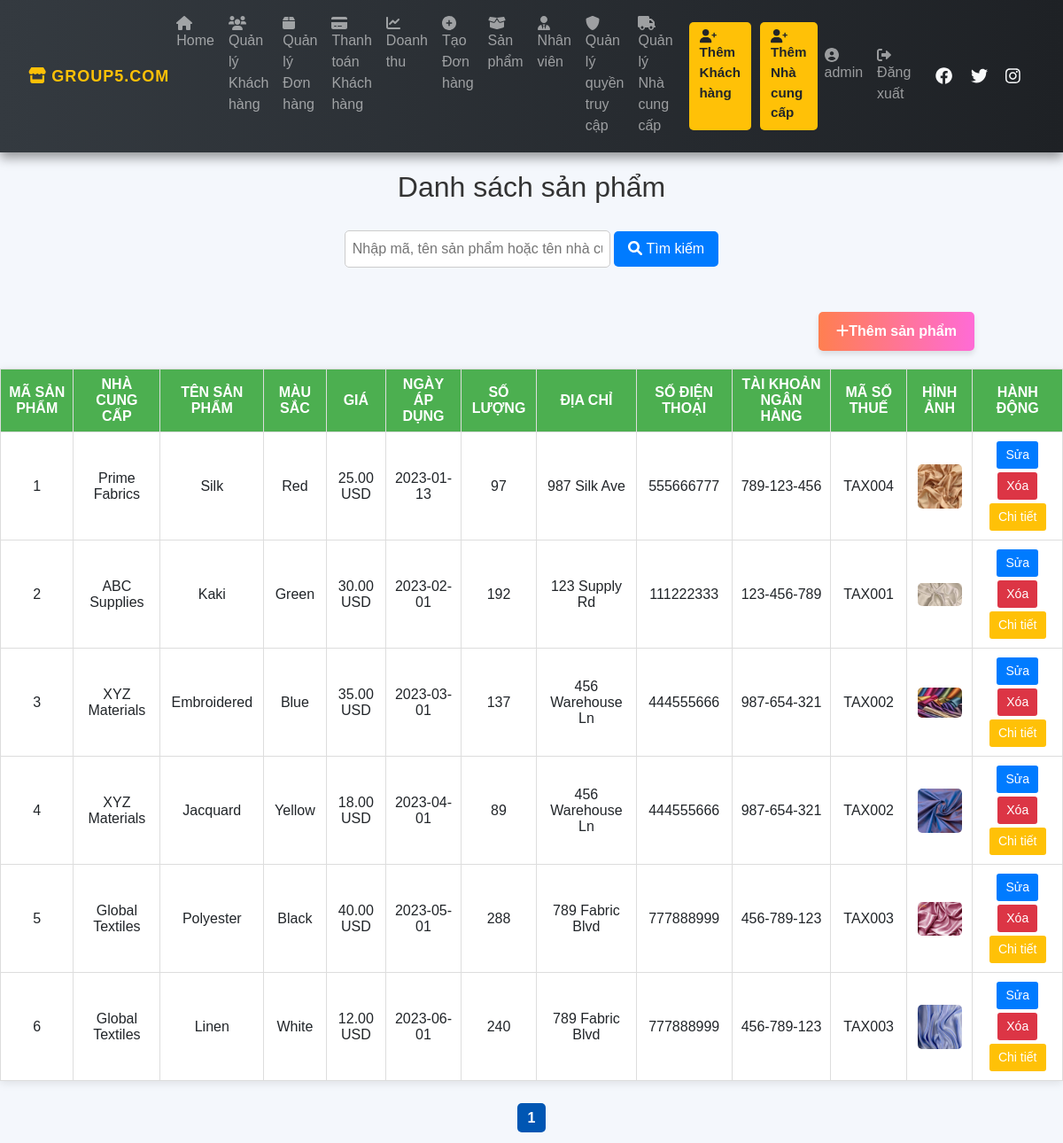
/product_manager.php (signed in), run on the app's committed database.
### tables this page shows
CREATE TABLE `category` (
  `CCode` int(11) NOT NULL,
  `Name` varchar(100) DEFAULT NULL,
  `Color` varchar(50) DEFAULT NULL,
  `RemainQuantity` int(11) DEFAULT NULL,
  `Price` decimal(10,2) DEFAULT NULL,
  `AppliedDate` date DEFAULT NULL,
  `SCode` int(11) DEFAULT NULL,
  `img` varchar(255) DEFAULT NULL
);

CREATE TABLE `supplier` (
  `SCode` int(11) NOT NULL,
  `Name` varchar(100) DEFAULT NULL,
  `Address` varchar(200) DEFAULT NULL,
  `BankAccount` varchar(50) DEFAULT NULL,
  `TaxCode` varchar(50) DEFAULT NULL,
  `Phone` varchar(15) DEFAULT NULL,
  `ECode` int(11) DEFAULT NULL
);

### product_manager.php (the view, shortened to what this page needs)
<?php
include 'connect.php';
$productsPerPage = 10;
$page = isset($_GET['page']) && is_numeric($_GET['page']) ? (int)$_GET['page'] : 1;
$offset = ($page - 1) * $productsPerPage;
$search = isset($_GET['search']) ? trim($_GET['search']) : '';
$totalProductsStmt = $conn->prepare("SELECT COUNT(*) FROM category c
                                     LEFT JOIN supplier s ON c.SCode = s.SCode
                                     WHERE c.Name LIKE :search OR c.CCode LIKE :search
                                     OR s.Name LIKE :search OR s.Phone LIKE :search");
$totalProductsStmt->execute([':search' => "%$search%"]);
$totalProducts = $totalProductsStmt->fetchColumn();
$totalPages = ceil($totalProducts / $productsPerPage);
$sql = "SELECT
            c.CCode, c.Name AS ProductName, c.Color, c.Price, c.AppliedDate, c.RemainQuantity, c.img,
            s.SCode, s.Name AS SupplierName, s.Address, s.Phone, s.BankAccount, s.TaxCode
        FROM category c
        LEFT JOIN supplier s ON c.SCode = s.SCode
        WHERE c.Name LIKE :search OR c.CCode LIKE :search
        OR s.Name LIKE :search OR s.Phone LIKE :search
        LIMIT :offset, :productsPerPage";
$stmt = $conn->prepare($sql);
$stmt->bindValue(':search', "%$search%", PDO::PARAM_STR);
$stmt->bindValue(':offset', $offset, PDO::PARAM_INT);
$stmt->bindValue(':productsPerPage', $productsPerPage, PDO::PARAM_INT);
$stmt->execute();
$products = $stmt->fetchAll(PDO::FETCH_ASSOC);
include 'nav.php';
?>
<!DOCTYPE html>
<html lang="vi">
<head>
    <link rel="stylesheet" href="product_manager.css">
</head>
<body>
    <h2>Danh sách sản phẩm</h2>
    <div class="search-container">
        <form method="GET" action="product_manager.php">
            <input type="text" name="search" value="<?= htmlspecialchars($search); ?>" placeholder="Nhập mã, tên sản phẩm hoặc tên nhà cung cấp">
            <button type="submit"><i class="fa fa-search"></i> Tìm kiếm</button>
        </form>
    </div>
    <a href="add_fabric_types.php?CCode=" class="btn-add"><i class="fas fa-plus"></i>Thêm sản phẩm</a>
    <table>
        <thead>
            <tr>
                <th>Mã sản phẩm</th>
                <th>Nhà cung cấp</th>
                <th>Tên sản phẩm</th>
                <th>Màu sắc</th>
                <th>Giá</th>
                <th>Ngày áp dụng</th>
                <th>Số lượng</th>
                <th>Địa chỉ</th>
                <th>Số điện thoại</th>
                <th>Tài khoản ngân hàng</th>
                <th>Mã số thuế</th>
                <th>Hình ảnh</th>
                <th>Hành động</th>
            </tr>
        </thead>
        <tbody>
            <?php if (count($products) > 0): ?>
                <?php foreach ($products as $product): ?>
                    <tr>
                        <td><?= htmlspecialchars($product['CCode']); ?></td>
                        <td><?= htmlspecialchars($product['SupplierName']); ?></td>
                        <td><?= htmlspecialchars($product['ProductName']); ?></td>
                        <td><?= htmlspecialchars($product['Color']); ?></td>
                        <td><?= number_format($product['Price'], 2); ?> USD</td>
                        <td><?= htmlspecialchars($product['AppliedDate']); ?></td>
                        <td><?= htmlspecialchars($product['RemainQuantity']); ?></td>
                        <td><?= htmlspecialchars($product['Address']); ?></td>
                        <td><?= htmlspecialchars($product['Phone']); ?></td>
                        <td><?= htmlspecialchars($product['BankAccount']); ?></td>
                        <td><?= htmlspecialchars($product['TaxCode']); ?></td>
                        <td>
                            <?php if ($product['img']): ?>
                                <img src="img/<?= htmlspecialchars($product['img']); ?>" alt="Hình ảnh sản phẩm" width="50">
                            <?php else: ?>
                                <p>Chưa có hình ảnh</p>
                            <?php endif; ?>
                        </td>
                        <td>
                            <a href="edit_product.php?edit=<?= $product['CCode']; ?>" class="btn btn-edit">Sửa</a>
                            <a href="javascript:void(0);" onclick="confirmDelete('product_manager.php?delete=<?= $product['CCode']; ?>&page=<?= $page ?>')" class="btn btn-danger">Xóa</a>
                            <?php if ($product['SCode']): ?>
                                <a href="supplier_details.php?SCode=<?= $product['SCode']; ?>" class="btn btn-warning">Chi tiết</a>
                            <?php endif; ?>
                        </td>
                    </tr>
                <?php endforeach; ?>
            <?php else: ?>
                <tr>
                    <td colspan="13">Không tìm thấy sản phẩm nào phù hợp.</td>
                </tr>
            <?php endif; ?>
        </tbody>
    </table>
    <ul class="pagination">
        <?php for ($i = 1; $i <= $totalPages; $i++): ?>
            <li>
                <a href="?search=<?= urlencode($search); ?>&page=<?= $i; ?>" class="<?= $i == $page ? 'active' : ''; ?>">
                    <?= $i; ?>
                </a>
            </li>
        <?php endfor; ?>
    </ul>
</body>
</html>

### product_manager.css (style rules this page uses)
body { font-family: 'Arial', sans-serif; background-color: #f4f7fc; margin: 0; padding: 0; }
h2 { text-align: center; color: #333; margin-top: 20px; }
table { width: 90%; margin: 30px auto; border-collapse: collapse; box-shadow: 0 2px 10px rgba(0, 0, 0, 0.1); background-color: white; }
th, td { padding: 10px 15px; text-align: center; border: 1px solid #ddd; }
th { background-color: #4CAF50; color: white; text-transform: uppercase; }
img { border-radius: 5px; transition: transform 0.2s ease-in-out; }
a { color: #007bff; text-decoration: none; transition: color 0.3s ease; }
.btn { padding: 8px 15px; background-color: #28a745; color: white; border: none; border-radius: 5px; cursor: pointer; transition: background-color 0.3s ease; }
.btn-danger { background-color: #dc3545; }

### product_manager.php (style rules this page uses)
table { width: 100%; border-collapse: collapse; }
th, td { border: 1px solid #ddd; padding: 8px; text-align: center; }
img { border-radius: 5px; }
.btn { padding: 5px 10px; margin: 2px; border-radius: 3px; text-decoration: none; font-size: 14px; text-align: center; cursor: pointer; display: inline-block; }
.btn-edit { background-color: #007bff; }
.btn-danger { background-color: #dc3545; color: white; }
.btn-warning { background-color: #ffc107; color: white; }
.pagination { display: flex; justify-content: center; list-style-type: none; padding: 0; }
.pagination li { margin: 0 5px; }
.pagination a { padding: 8px 12px; text-decoration: none; background-color: #007bff; color: white; border-radius: 5px; }
.pagination .active { font-weight: bold; background-color: #0056b3; }
.search-container { margin: 30px; text-align: center; }
.search-container input[type="text"] { width: 300px; padding: 8px; font-size: 16px; border: 1px solid #ccc; border-radius: 5px; }
.search-container button { padding: 8px 16px; font-size: 16px; background-color: #007bff; color: white; border: none; border-radius: 5px; cursor: pointer; }
.btn-add { margin: 20px 100px; padding: 10px 20px; background: linear-gradient(to right, #ff7f50, #ff6bd6); color: white; font-weight: bold; border: none; border-radius: 5px; cursor: pointer; transition: background 0.3s ease, transform 0.2s; float: right; box-shadow: 0 4px 6px rgba(0, 0, 0, 0.1); }

### data on the page
category: CCode "1", SCode.Name "Prime Fabrics", Name "Silk", Color "Red", Price "25.00", AppliedDate "2023-01-13", RemainQuantity "97", SCode.Address "987 Silk Ave", SCode.Phone "555666777", SCode.BankAccount "789-123-456", SCode.TaxCode "TAX004", img (picture)
category: CCode "2", SCode.Name "ABC Supplies", Name "Kaki", Color "Green", Price "30.00", AppliedDate "2023-02-01", RemainQuantity "192", SCode.Address "123 Supply Rd", SCode.Phone "111222333", SCode.BankAccount "123-456-789", SCode.TaxCode "TAX001", img (picture)
category: CCode "3", SCode.Name "XYZ Materials", Name "Embroidered", Color "Blue", Price "35.00", AppliedDate "2023-03-01", RemainQuantity "137", SCode.Address "456 Warehouse Ln", SCode.Phone "444555666", SCode.BankAccount "987-654-321", SCode.TaxCode "TAX002", img (picture)
category: CCode "4", SCode.Name "XYZ Materials", Name "Jacquard", Color "Yellow", Price "18.00", AppliedDate "2023-04-01", RemainQuantity "89", SCode.Address "456 Warehouse Ln", SCode.Phone "444555666", SCode.BankAccount "987-654-321", SCode.TaxCode "TAX002", img (picture)
category: CCode "5", SCode.Name "Global Textiles", Name "Polyester", Color "Black", Price "40.00", AppliedDate "2023-05-01", RemainQuantity "288", SCode.Address "789 Fabric Blvd", SCode.Phone "777888999", SCode.BankAccount "456-789-123", SCode.TaxCode "TAX003", img (picture)
category: CCode "6", SCode.Name "Global Textiles", Name "Linen", Color "White", Price "12.00", AppliedDate "2023-06-01", RemainQuantity "240", SCode.Address "789 Fabric Blvd", SCode.Phone "777888999", SCode.BankAccount "456-789-123", SCode.TaxCode "TAX003", img (picture)

### other printed values
$_SESSION['username'] "admin"
